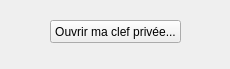
<?xml version="1.0" encoding="UTF-8"?>
<ui version="4.0">
 <class>MainWindow</class>
 <widget class="QMainWindow" name="MainWindow">
  <property name="geometry">
   <rect>
    <x>0</x>
    <y>0</y>
    <width>230</width>
    <height>69</height>
   </rect>
  </property>
  <property name="windowTitle">
   <string>KAuth</string>
  </property>
  <widget class="QWidget" name="centralWidget">
   <widget class="QPushButton" name="openButton">
    <property name="geometry">
     <rect>
      <x>50</x>
      <y>20</y>
      <width>131</width>
      <height>23</height>
     </rect>
    </property>
    <property name="text">
     <string>Ouvrir ma clef privée...</string>
    </property>
   </widget>
  </widget>
 </widget>
 <layoutdefault spacing="6" margin="11"/>
 <resources/>
 <connections/>
</ui>
